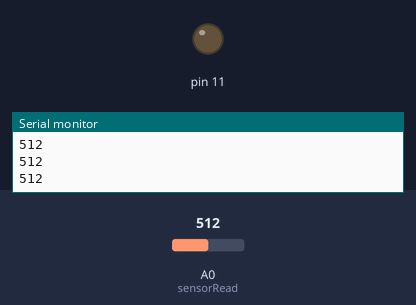
Simulated run of this sketch. Board: Arduino Uno, built with avr-gcc and run on an emulated ATmega328P. Parts: output pins drawn as LEDs (lit = HIGH), the last lines printed to the serial monitor. The test bench sets the inputs (shaded band); at power-on: A0 (sensorRead) = 512.

Above: at 1.2 s.
1.3 s: A0 (sensorRead) set to 21
2.8 s: A0 (sensorRead) set to 16
At 3.5 s:
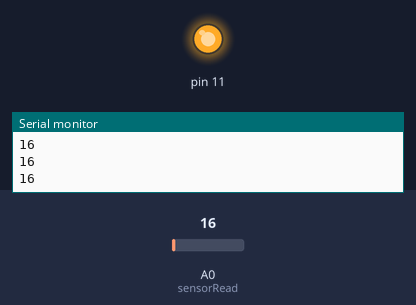
4.4 s: A0 (sensorRead) set to 122
At 4.9 s:
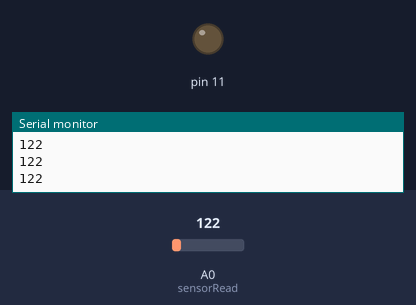
6.0 s: A0 (sensorRead) set to 0
At 7.5 s:
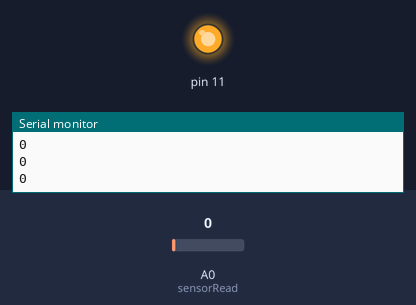
Timing chart, 0 to 8.6 s (numbered marks = the images above; inputs shaded):
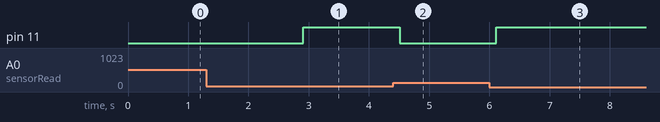

Measured:
- the behaviour switches between 19 and 18 on A0 (sensorRead) (found by bisection; images 0 and 1)
- after the input at 2.8 s, pin 11: LOW → HIGH after 0.11 s
- after the input at 4.4 s, pin 11: HIGH → LOW after 0.11 s
- after the input at 6.0 s, pin 11: LOW → HIGH after 0.12 s

The sketch:

breathe_out.ino
```cpp
int sensorRead = 0; // A0 read

int lightSensor = 0; // value of output

int breatheIn = 19; // value of when light is on


void setup() {

Serial.begin(9600);

pinMode(11, OUTPUT);

}

void loop() {

lightSensor = analogRead(sensorRead);

Serial.println(lightSensor); //prints photoresistor value

delay(100);

if (lightSensor < breatheIn) // if sensor value is less than 19, light will turn on.
{ digitalWrite(11, HIGH); //LED on
}
else { digitalWrite(11, LOW); // LED off
}

}
```
